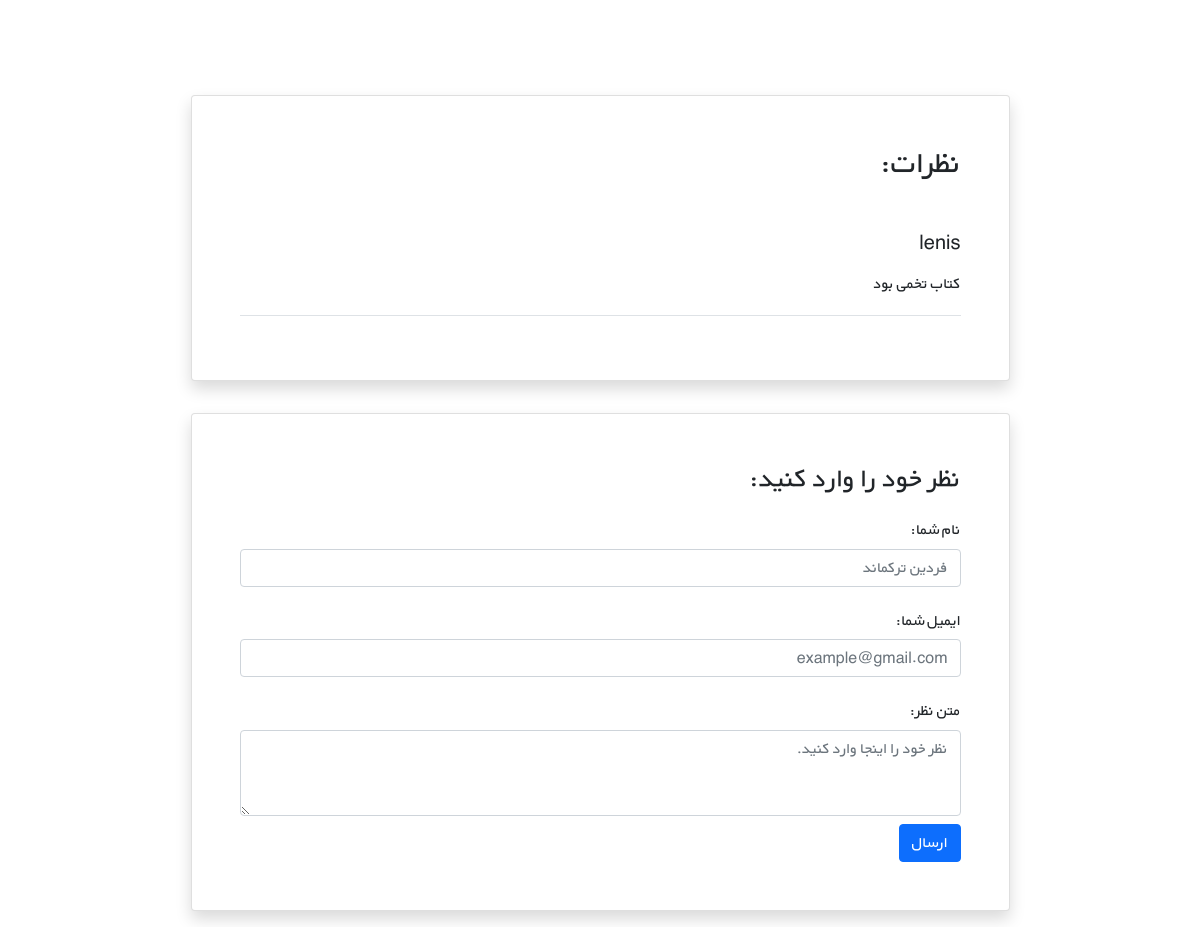
/7/ (lower part), run on an earlier commit of the app's database.
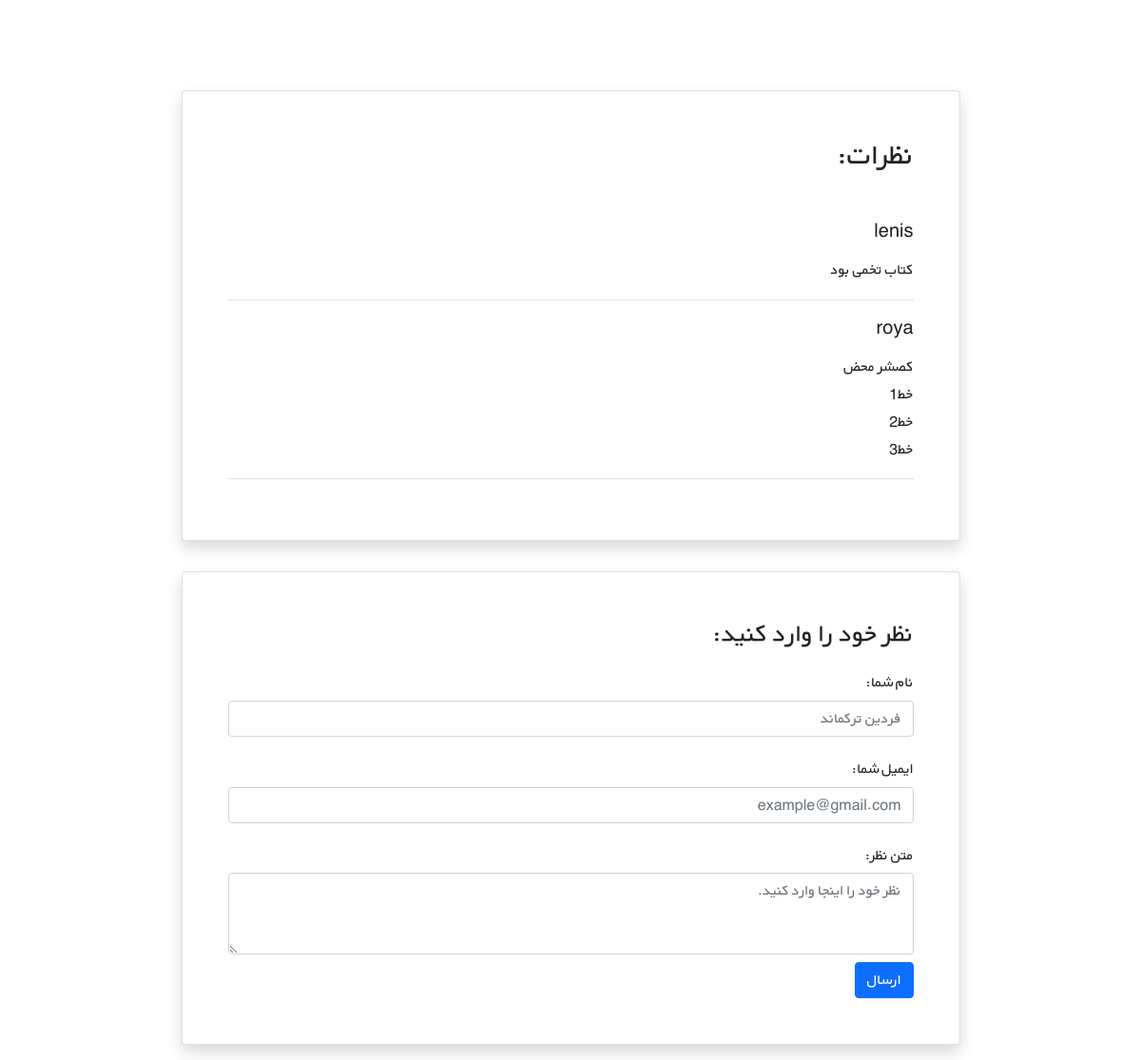
And on a later commit of the database.
### books/models.py (models this page shows, shortened)
class Comment(models.Model):
    text = models.TextField()
    user = models.ForeignKey(get_user_model(), on_delete=models.CASCADE)
    book = models.ForeignKey(Book, on_delete=models.CASCADE, related_name='comments')
    datetime_create = models.DateTimeField(auto_now_add=True)

### accounts/models.py (models this page shows)
class CustomUser(AbstractUser):
    age = models.PositiveIntegerField(null=True, blank=True)

### books/views.py (the view)
# urls.py: path('<int:pk>/', views.book_detail_view, name='book_detail'),
def book_detail_view(request, pk):
    book = get_object_or_404(Book, pk=pk)
    book_comments = book.comments.all()
    return render(request, 'books/book_detail.html', {'book': book, 'comments': book_comments})

### books/templates/books/book_detail.html (shortened to what this page needs)
{% extends '_base.html' %}
{% load static %}
{% block content %}
    <div class="container mt-5" dir="rtl">
        <div class="">
            <div class="">
                <div class="d-flex justify-content-center">
                    <div class="my-3 p-5 w-sm-75 w-100">
                    </div>
                </div>
                <div class="d-flex justify-content-center">
                    <div class="card shadow my-3 p-5 w-sm-75 w-100">
                        <h2 class="mb-5">نظرات:</h2>
                        {% for comment in comments %}
                        <div class="border-bottom mb-3">
                            <h5 class="mb-3">{{ comment.user.username }} </h5>
                            <p>{{ comment.text|linebreaks }}</p>
                        </div>
                    {% endfor %}
                    </div>
                </div>
                <div class="d-flex justify-content-center">
                    <div class="card shadow my-3 p-5 w-sm-75 w-100">
                        <h3>نظر خود را وارد کنید:</h3>
                        <form method="POST">
                            <div class="form-group py-2">
                                <label class="py-1" for="author_name">نام شما:</label>
                                <input type="text" class="form-control" placeholder="فردین ترکماند" name="author_name">
                            </div>
                            <div class="form-group py-2">
                                <label class="py-1" for="email">ایمیل شما:</label>
                                <input type="email" class="form-control" placeholder="example@gmail.com" name="email">
                            </div>
                            <div class="form-group py-2">
                                <label class="py-1" for="comment_text">متن نظر:</label>
                                <textarea class="form-control" name="text" rows="3"
                                          placeholder="نظر خود را اینجا وارد کنید."></textarea>
                            </div>
                            <button type="submit" class="btn btn-primary">ارسال</button>
                        </form>
                    </div>
                </div>
            </div>
        </div>
    </div>
{% endblock %}

What changed in the data, as far as the page shows it:
added Comment: user.username "roya", text "کصشر محض خط1 خط2 خط3"
